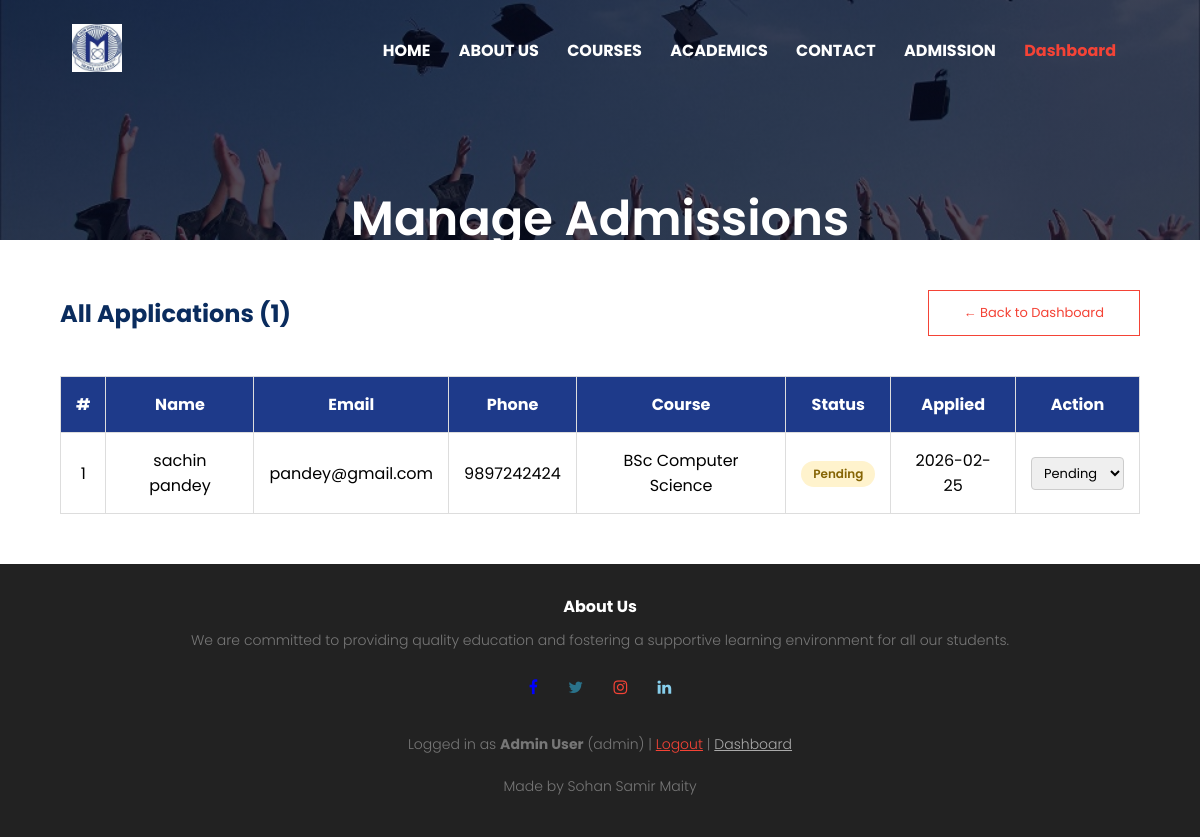
/admin/admissions (signed in), run on the app's committed database.
### tables this page shows
CREATE TABLE admissions (
            id          INTEGER PRIMARY KEY AUTOINCREMENT,
            full_name   TEXT NOT NULL,
            email       TEXT NOT NULL,
            phone       TEXT NOT NULL,
            course_id   INTEGER NOT NULL,
            dob         TEXT NOT NULL,
            address     TEXT NOT NULL,
            status      TEXT DEFAULT 'Pending' CHECK(status IN ('Pending','Approved','Rejected')),
            applied_at  DATETIME DEFAULT CURRENT_TIMESTAMP,
            FOREIGN KEY(course_id) REFERENCES courses(id)
        );

CREATE TABLE courses (
            id          INTEGER PRIMARY KEY AUTOINCREMENT,
            name        TEXT NOT NULL,
            level       TEXT NOT NULL CHECK(level IN ('UG','PG','PhD')),
            stream      TEXT NOT NULL,
            duration    TEXT NOT NULL,
            fee         INTEGER NOT NULL
        );

### app.py (the view)
@app.route("/admin/admissions")
@login_required(role="admin")
def admin_admissions():
    conn = get_db()
    admissions = conn.execute("""
        SELECT a.id, a.full_name, a.email, a.phone, c.name as course,
               a.status, a.applied_at
        FROM admissions a JOIN courses c ON a.course_id = c.id
        ORDER BY a.applied_at DESC
    """).fetchall()
    conn.close()
    return render_template("admin_admissions.html", admissions=admissions)

### app.py (called while the page is built)
def get_db():
    conn = sqlite3.connect(DB_PATH)
    conn.row_factory = sqlite3.Row
    return conn

def login_required(role=None):
    from functools import wraps
    def decorator(f):
        @wraps(f)
        def wrapper(*args, **kwargs):
            if "user_id" not in session:
                flash("Please log in first.", "error")
                return redirect(url_for("login"))
            if role and session.get("role") != role:
                flash("Access denied.", "error")
                return redirect(url_for("index"))
            return f(*args, **kwargs)
        return wrapper
    return decorator

### templates/admin_admissions.html (shortened to what this page needs)
{% extends "base.html" %}
{% block content %}
<section class="sub-header" style="height:30vh;">
    {% include '_nav.html' %}
    <h1>Manage Admissions</h1>
</section>
<section style="width:90%; margin:50px auto;">
    <div style="display:flex; justify-content:space-between; align-items:center; margin-bottom:25px;">
        <h2 style="color:#0a2c5e;">All Applications ({{ admissions|length }})</h2>
        <a href="{{ url_for('dashboard') }}" class="hero-btn red-btn">← Back to Dashboard</a>
    </div>
    {% if admissions %}
    <div class="table-wrapper">
    <table class="syllabus-table">
        <thead>
            <tr>
                <th>#</th><th>Name</th><th>Email</th><th>Phone</th><th>Course</th><th>Status</th><th>Applied</th><th>Action</th>
            </tr>
        </thead>
        <tbody>
        {% for app in admissions %}
        <tr>
            <td>{{ app['id'] }}</td>
            <td>{{ app['full_name'] }}</td>
            <td>{{ app['email'] }}</td>
            <td>{{ app['phone'] }}</td>
            <td>{{ app['course'] }}</td>
            <td><span class="status-badge status-{{ app['status']|lower }}">{{ app['status'] }}</span></td>
            <td>{{ app['applied_at'][:10] }}</td>
            <td>
                <form action="{{ url_for('update_admission_status', app_id=app['id']) }}" method="POST" style="display:inline;">
                    <select name="status" onchange="this.form.submit()" style="padding:5px 8px; border-radius:4px; border:1px solid #ccc; font-size:13px;">
                        <option value="Pending"  {% if app['status']=='Pending'  %}selected{% endif %}>Pending</option>
                    </select>
                </form>
            </td>
        </tr>
        {% endfor %}
        </tbody>
    </table>
    </div>
    {% else %}
    <p>No applications have been submitted yet.</p>
    {% endif %}
</section>
{% endblock %}

### static/css/style.css (style rules this page uses)
* { margin: 0; padding: 0; font-family: "Poppins", sans-serif; }
.hero-btn { display: inline-block; background: transparent; color: #fff; padding: 12px 35px; font-size: 13px; border: 1px solid #fff; text-decoration: none; position: relative; cursor: pointer; }
h1 { font-size: 36px; font-weight: 600; }
.sub-header { height: 50vh; width: 100%; background-image: linear-gradient(rgba(4,9,30,0.7),rgba(4,9,30,0.7)), url(/static/images/about-us.jpg); background-size: cover; background-position: center; position: relative; text-align: center; color:#fff; }
.sub-header h1 { margin-top: 80px; font-size: 48px; }
.red-btn { background: transparent; border: 1px solid #f44336; color: #f44336; }
.syllabus-table { width: 100%; border-collapse: collapse; }
.syllabus-table th, .syllabus-table td { padding: 15px; text-align: center; }
.syllabus-table th { background: #1e3a8a; color: #fff; }
.table-wrapper { overflow-x: auto; }
table { padding-top: 30px; padding-bottom: 30px; width: 100%; border-collapse: collapse; margin-top: 15px; }
table th, table td { border: 1px solid #ddd; padding: 12px; text-align: center; }
table th { background: #1976d2; color: #fff; }
.status-badge { display:inline-block; padding:4px 12px; border-radius:20px; font-size:12px; font-weight:600; }
.status-pending { background:#fff3cd; color:#856404; }

### data on the page
admissions: id "1", full_name "sachin pandey", email "pandey@gmail.com", phone "9897242424", course "BSc Computer Science", status "Pending", applied_at "2026-02-25"

### other printed values
{{ admissions|length }} "1"
{{ session.name }} "Admin User"
{{ session.role }} "admin"
